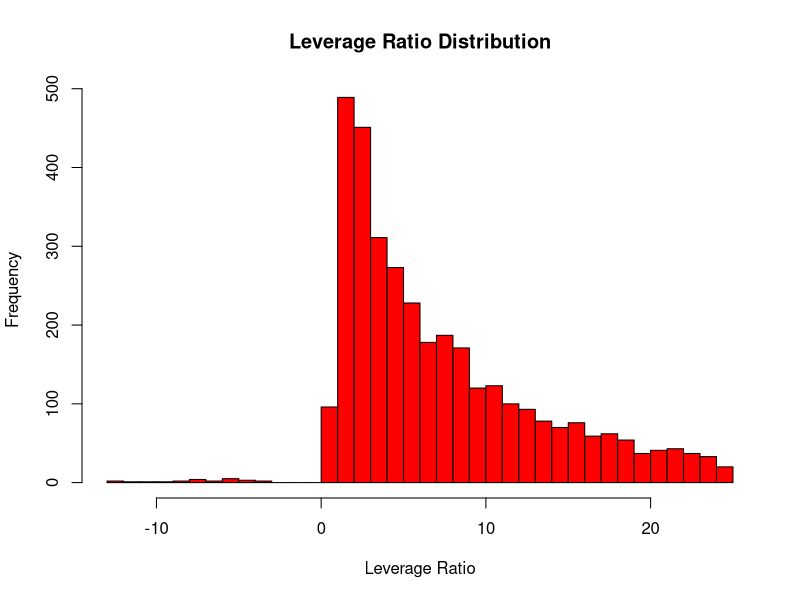
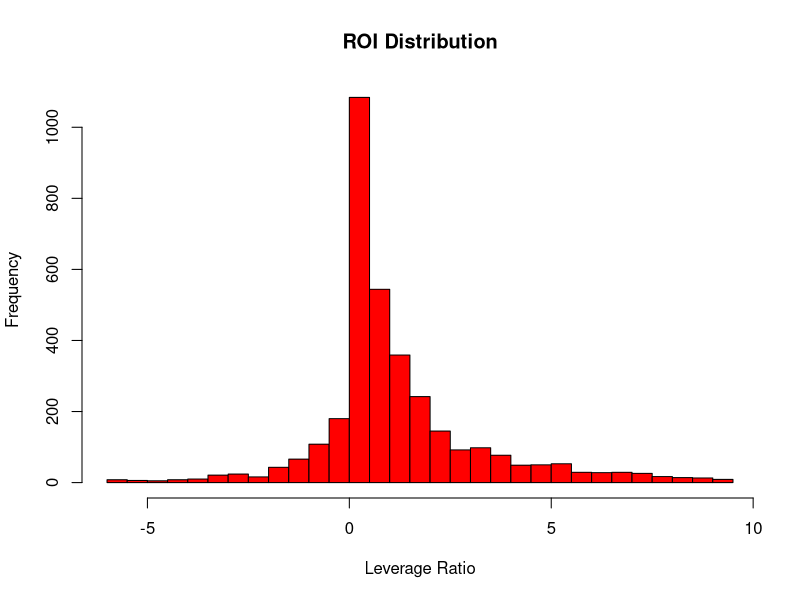
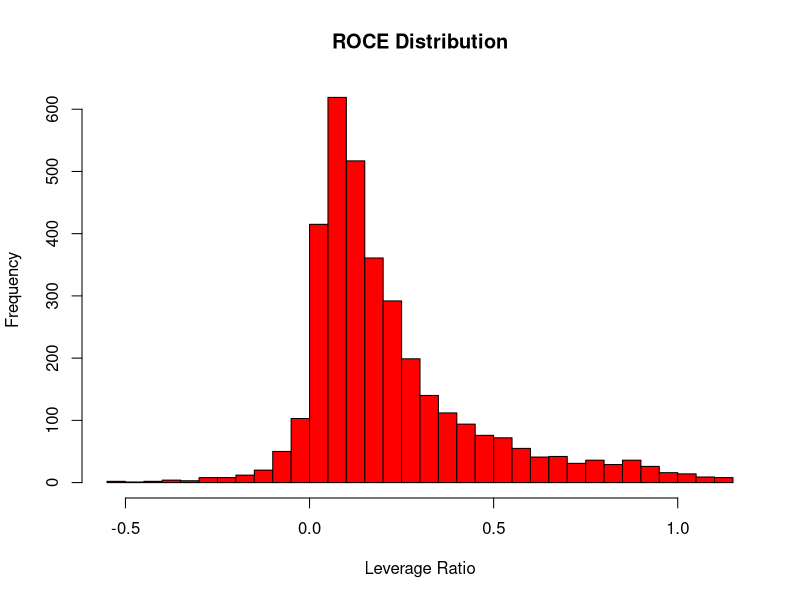
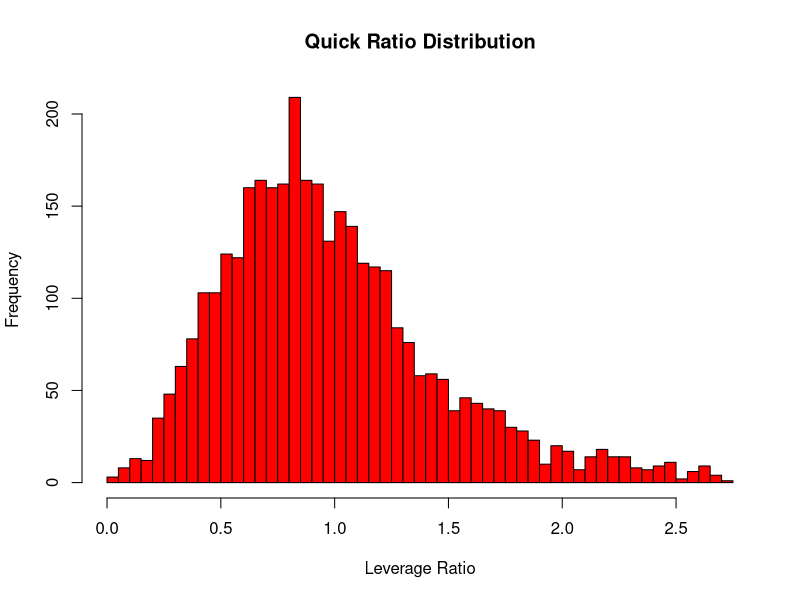
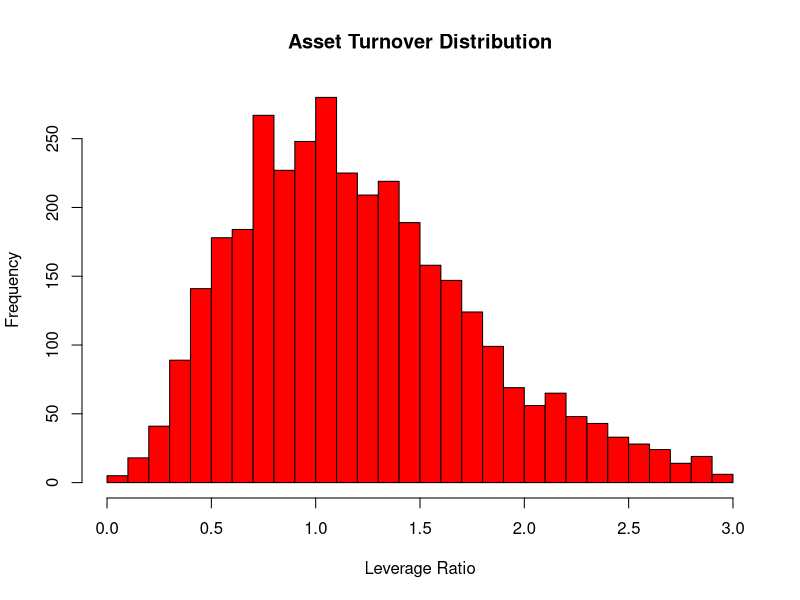
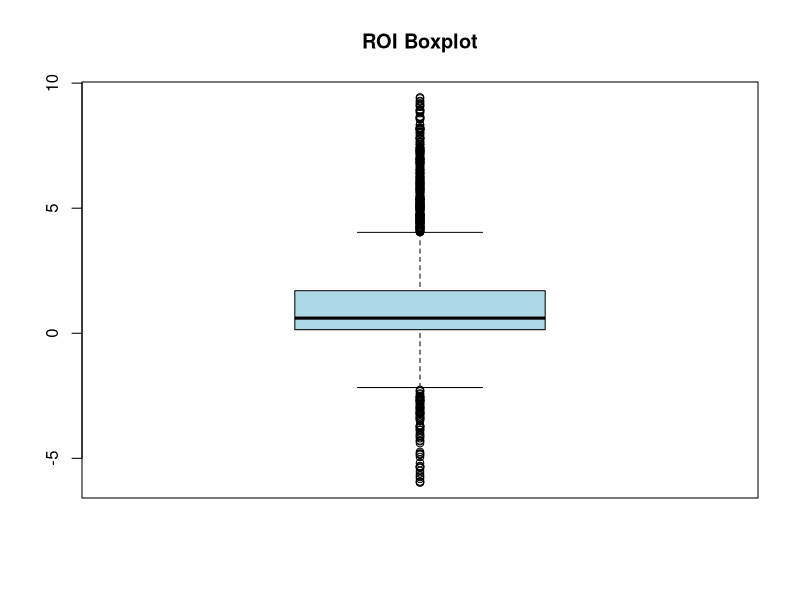
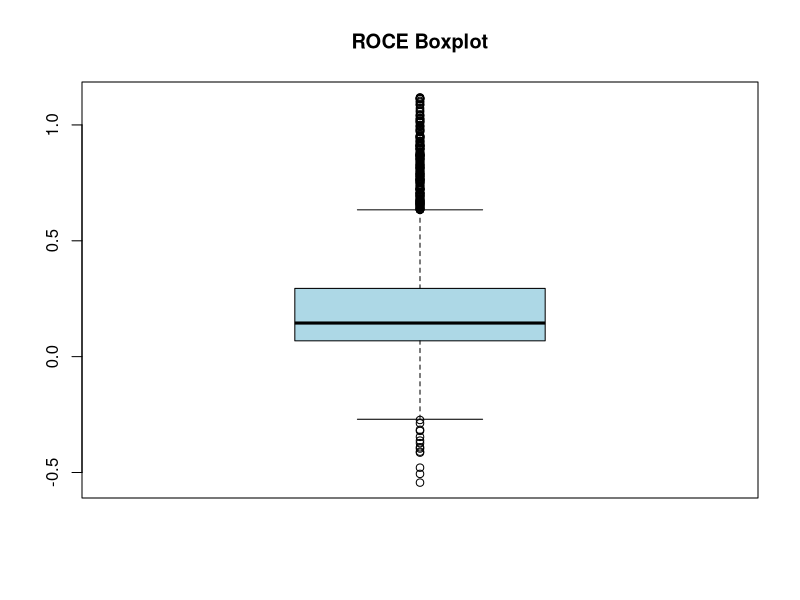
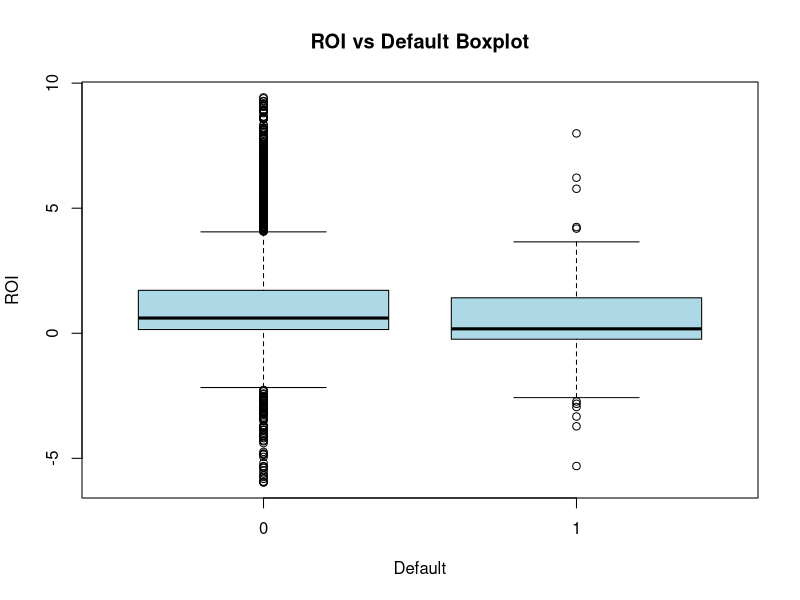

Reproduce these figures in R, in order. (Note: this script raises an error after producing the figures.)
library(readr)
library(dplyr)
library(modelr)
library(caret)
library(formattable)
library(corrplot)
library(GGally)

ds = read_csv("companies_data.csv")

# Fix categorical variables
ds$Default    = as.factor(ds$Default)
ds$nace       = as.factor(ds$nace)
ds$nace_group = as.factor(ds$nace_group)


# print name of every column
names(ds)

# Plot of distributions
hist(ds$leverage_ratio, col='red', breaks=40, main='Leverage Ratio Distribution', xlab='Leverage Ratio')
hist(ds$ROI, col='red', breaks=40, main='ROI Distribution', xlab='Leverage Ratio')
hist(ds$ROCE, col='red', breaks=40, main='ROCE Distribution', xlab='Leverage Ratio')
hist(ds$quick_ratio, col='red', breaks=40, main='Quick Ratio Distribution', xlab='Leverage Ratio')
hist(ds$asset_turnover, col='red', breaks=40, main='Asset Turnover Distribution', xlab='Leverage Ratio')


# Boxplot
boxplot(ds$ROI, col='lightblue', main='ROI Boxplot')
boxplot(ds$ROCE, col='lightblue', main='ROCE Boxplot')

# Boxplot depending on Default
boxplot(ROI ~ Default, ds, col='lightblue', xlab='Default', main='ROI vs Default Boxplot')


# Scatter Plot
plot(ds)

plot(ds$total_asset_total_liab, ds$debt_ratio, col='lightgreen')
plot(ds$ROI, ds$ROE, col='red')
plot(ds$ROS, ds$ROCE, col='blue')


# Correlation Matrix
cmatrix = cor(ds %>% select(-c('Default','nace','nace_group')))

corrplot(cmatrix, method='circle')
corrplot(cmatrix, method='square')
corrplot(cmatrix, method='ellipse')
corrplot(cmatrix, method='shade')


cmatrix_ng1 = cor(ds %>% filter(nace_group == 1) %>% select(-c('Default','nace','nace_group')))
cmatrix_ng2 = cor(ds %>% filter(nace_group == 2) %>% select(-c('Default','nace','nace_group')))
cmatrix_ng3 = cor(ds %>% filter(nace_group == 3) %>% select(-c('Default','nace','nace_group')))

par(mfrow=c(1,3))
corrplot(cmatrix_ng1, method='circle')
corrplot(cmatrix_ng2, method='circle')
corrplot(cmatrix_ng3, method='circle')

par(mfrow=c(1,1))
# corrplot(cmatrix, type='upper', order='hclust', p.mat=p.mat, sig.level=0.01)

# Summary Statistics
summary(ds)


ds = ds %>% select(-c('nace', 'nace_group', 'Default'))

tmp <- do.call(data.frame, 
           list(mean = apply(ds, 2, mean),
                sd = apply(ds, 2, sd),
                median = apply(ds, 2, median),
                min = apply(ds, 2, min),
                max = apply(ds, 2, max)
                ))


# Fancy Stuff
widget_formattable = formattable(tmp, list(
    mean = color_tile('lightblue', 'white'),
    sd = color_tile('lightblue', 'white'),
    median = color_bar('red', na.rm = TRUE),
    min = color_tile('white', 'orange'),
    max = color_tile('white', 'orange')
    #area(col=c(intensity_1, intensity_2, intensity_3, intensity_4)) ~ normalize_bar("pink")
))
widget_formattable

ggparcoord(ds, columns = 1:11,  scale = 'globalminmax')
